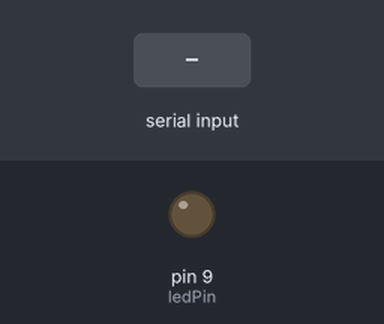
Recording of a sketch running on a simulated Arduino Uno, built with avr-gcc and run on an emulated ATmega328P. Shown: output pins drawn as LEDs (lit = HIGH). The inputs (shaded band) are chosen by the test bench.

Above: at 1.2 s.
1.3 s: "90,45\n" received over Serial
At 2.4 s:
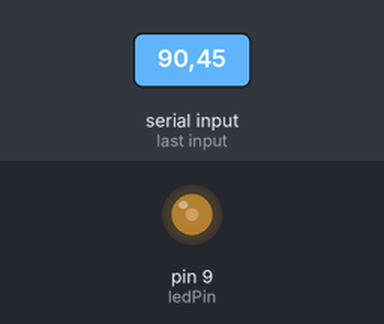
2.8 s: "30,150\n" received over Serial
At 3.5 s:
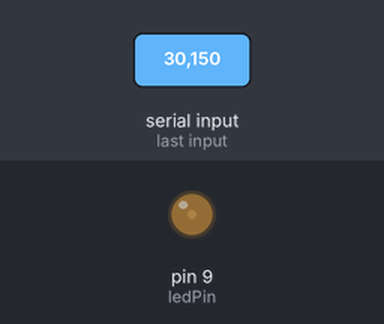
4.3 s: "200\n" received over Serial
At 4.6 s:
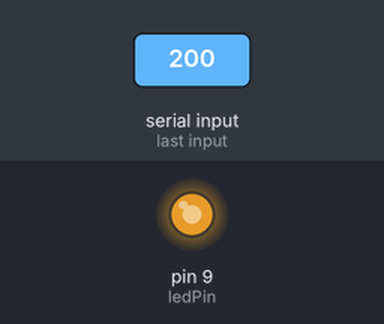
5.8 s: "90\n" received over Serial
At 7.0 s:
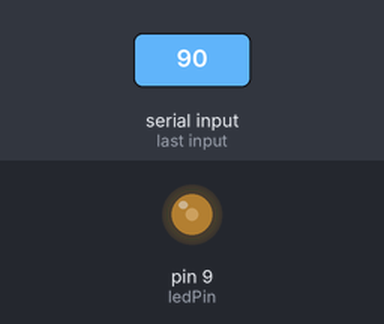
Timing chart, 0 to 8.3 s (numbered marks = the images above; inputs shaded):
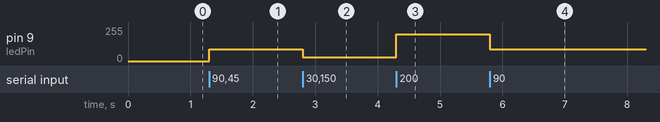

The sketch:

arduino-receive.ino
```cpp
String data = "";
int ledPin = 9;

void setup() {
  Serial.begin(115200);
  pinMode(ledPin, OUTPUT);

}

void loop() {
  // Read serial input:
  if (Serial.available() > 0) { //if serial is available
    data = Serial.readStringUntil('\n'); //read until a newline
    if (data.length() > 0) {

      // this would be the place to use the incoming value to drive an output
      int brightness = data.toInt(); //convert the String to an int
      analogWrite(ledPin, brightness);
      delay(15);
    }
  }
}
```

Measured:
- after the input at 1.3 s, pin 9 (ledPin): 0/255 → 90/255 at once
- after the input at 2.8 s, pin 9 (ledPin): 90/255 → 30/255 at once
- after the input at 4.3 s, pin 9 (ledPin): 30/255 → 200/255 at once
- after the input at 5.8 s, pin 9 (ledPin): 200/255 → 90/255 at once
